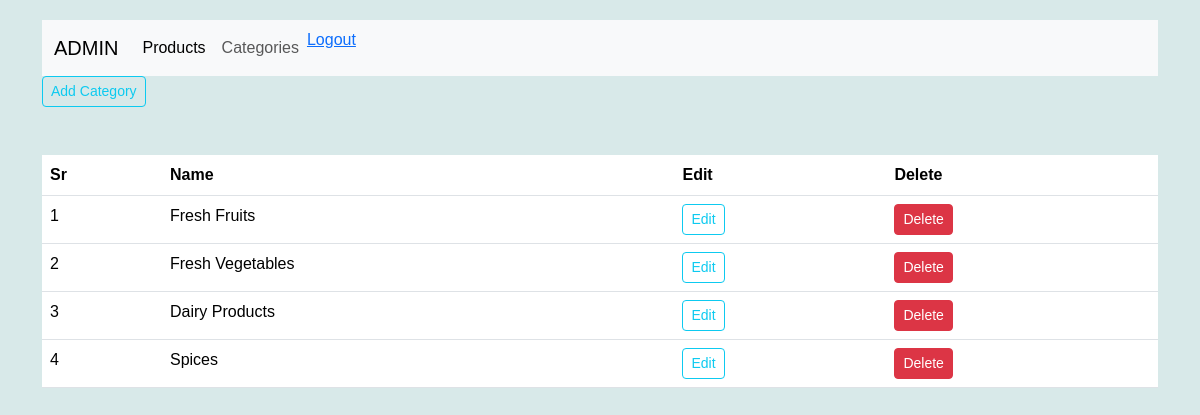
Page /categories (signed in) on the committed database.
### store/products/models.py (models this page shows)
class Category(db.Model):
    id = db.Column(db.Integer, primary_key=True, autoincrement=True)
    name = db.Column(db.String(30),nullable=False,unique=True)

### store/admin/routes.py (the view)
@app.route('/categories')
def categories():
    if 'email' not in session:
        flash('Please login first', 'danger')
        return redirect(url_for('login'))
    categories = Category.query.all()
    return render_template('admin/category.html', title='Category Page', categories=categories)

### store/customer/model.py (called while the page is built)
@login_manager.user_loader
def user_loader(user_id):
    return Register.query.get(user_id)

### store/templates/admin/category.html (shortened to what this page needs)
{% extends 'layout.html'%}
{%block content%}
<div class="container">
    <nav class="navbar navbar-expand-lg bg-body-tertiary">
        <div class="container-fluid">
          <a class="navbar-brand" href="/">ADMIN</a>
          <div class="collapse navbar-collapse" id="navbarNavDropdown">
            <ul class="navbar-nav">
              <li class="nav-item">
                <a class="nav-link active" aria-current="page" href="/">Products</a>
              </li>
              <li class="nav-item">
                <a class="nav-link" href="/categories">Categories</a>
              </li>
              <li class="nav-item">
                <a href="{{url_for('logout')}}" class="nav-lin">Logout</a>
              </li>
            </ul>
          </div>
        </div>
      </nav>
</div>
<div class="container">
  <a href="{{url_for('addcat')}}" class="btn btn-sm btn-outline-info">Add Category</a>
</div>
<div class="container mt-5">
    <table class="table" table-sm table-condensed table-striped table-hover>
        <thead>
            <th>Sr</th>
            <th>Name</th>
            <th>Edit</th>
            <th>Delete</th>
        </thead>
        <tbody>
            {% if categories %}
            {% for category in categories %}
            <tr>
                <td>{{loop.index}}</td>
                <td>{{category.name}}</td>
                <td><a href="{{url_for('updatecat', id=category.id)}}" class="btn btn-sm btn-outline-info">Edit</a></td>
                <td>
                    <button type="button" class="btn btn-danger btn-sm" data-bs-toggle="modal" data-bs-target="#exampleModal-{{category.id}}">
                        Delete
                    </button>
                </td>
            </tr>
            {% endfor %}
            {% endif %}
        </tbody>
    </table>
</div>
{% endblock content%}

### store/templates/layout.html (style rules this page uses)
body { margin-top: 20px; background-color: hsl(180, 28%, 88%); font-family: Helvetica; }

### rows in the picture
Category: name "Fresh Fruits"
Category: name "Fresh Vegetables"
Category: name "Dairy Products"
Category: name "Spices"
